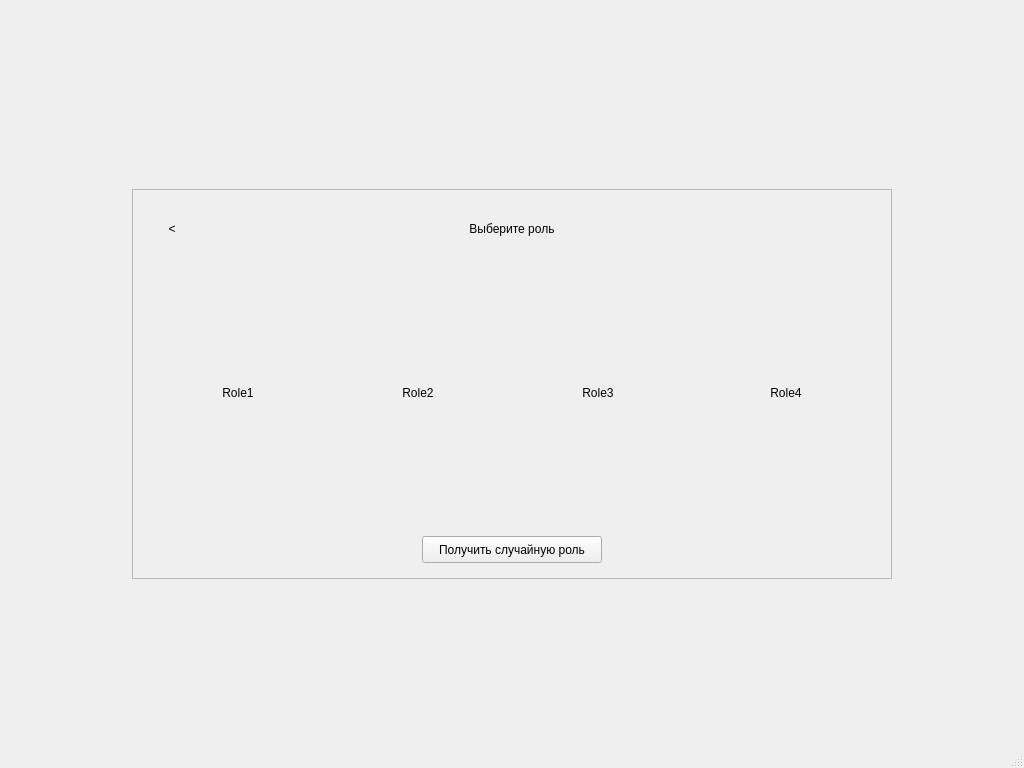
<?xml version="1.0" encoding="UTF-8"?>
<ui version="4.0">
 <class>MainWindowSingle2</class>
 <widget class="QMainWindow" name="MainWindowSingle2">
  <property name="geometry">
   <rect>
    <x>0</x>
    <y>0</y>
    <width>1024</width>
    <height>768</height>
   </rect>
  </property>
  <property name="windowTitle">
   <string>Одиночная игра. Окно 2</string>
  </property>
  <widget class="QWidget" name="centralwidget">
   <widget class="QFrame" name="frame">
    <property name="geometry">
     <rect>
      <x>132</x>
      <y>189</y>
      <width>760</width>
      <height>390</height>
     </rect>
    </property>
    <property name="frameShape">
     <enum>QFrame::StyledPanel</enum>
    </property>
    <property name="frameShadow">
     <enum>QFrame::Plain</enum>
    </property>
    <property name="lineWidth">
     <number>5</number>
    </property>
    <property name="midLineWidth">
     <number>5</number>
    </property>
   </widget>
   <widget class="QLabel" name="labelBack">
    <property name="geometry">
     <rect>
      <x>148</x>
      <y>205</y>
      <width>48</width>
      <height>48</height>
     </rect>
    </property>
    <property name="text">
     <string>&lt;</string>
    </property>
    <property name="alignment">
     <set>Qt::AlignCenter</set>
    </property>
   </widget>
   <widget class="QLabel" name="labelInfo">
    <property name="geometry">
     <rect>
      <x>466</x>
      <y>218</y>
      <width>92</width>
      <height>21</height>
     </rect>
    </property>
    <property name="text">
     <string>Выберите роль</string>
    </property>
    <property name="alignment">
     <set>Qt::AlignCenter</set>
    </property>
   </widget>
   <widget class="QLabel" name="labelRole1">
    <property name="geometry">
     <rect>
      <x>148</x>
      <y>263</y>
      <width>180</width>
      <height>260</height>
     </rect>
    </property>
    <property name="text">
     <string>Role1</string>
    </property>
    <property name="alignment">
     <set>Qt::AlignCenter</set>
    </property>
   </widget>
   <widget class="QLabel" name="labelRole2">
    <property name="geometry">
     <rect>
      <x>328</x>
      <y>263</y>
      <width>180</width>
      <height>260</height>
     </rect>
    </property>
    <property name="text">
     <string>Role2</string>
    </property>
    <property name="alignment">
     <set>Qt::AlignCenter</set>
    </property>
   </widget>
   <widget class="QLabel" name="labelRole3">
    <property name="geometry">
     <rect>
      <x>508</x>
      <y>263</y>
      <width>180</width>
      <height>260</height>
     </rect>
    </property>
    <property name="text">
     <string>Role3</string>
    </property>
    <property name="alignment">
     <set>Qt::AlignCenter</set>
    </property>
   </widget>
   <widget class="QLabel" name="labelRole4">
    <property name="geometry">
     <rect>
      <x>696</x>
      <y>263</y>
      <width>180</width>
      <height>260</height>
     </rect>
    </property>
    <property name="text">
     <string>Role4</string>
    </property>
    <property name="alignment">
     <set>Qt::AlignCenter</set>
    </property>
   </widget>
   <widget class="QPushButton" name="buttonRandomRole">
    <property name="geometry">
     <rect>
      <x>422</x>
      <y>536</y>
      <width>180</width>
      <height>27</height>
     </rect>
    </property>
    <property name="text">
     <string>Получить случайную роль</string>
    </property>
   </widget>
  </widget>
  <widget class="QMenuBar" name="menubar">
   <property name="geometry">
    <rect>
     <x>0</x>
     <y>0</y>
     <width>1024</width>
     <height>21</height>
    </rect>
   </property>
  </widget>
  <widget class="QStatusBar" name="statusbar"/>
 </widget>
 <resources/>
 <connections/>
</ui>
